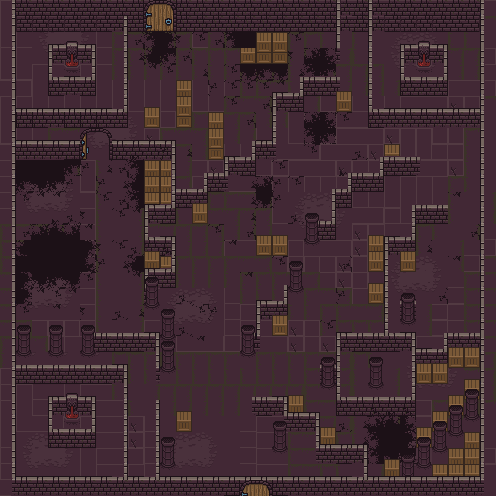

Rendered tile map (Tiled .tmx) drawn with the repository's tilesets; below, a short description and the map source with its tile grids summarised:
An orthogonal 31x31 tile map with 16x16 px tiles, 5 tile layers (Layout_idea, Floor, Floor_decor, Walls, ...), 3 tilesets.

<map version="1.4" tiledversion="1.4.2" orientation="orthogonal" renderorder="right-down" width="31" height="31" tilewidth="16" tileheight="16" infinite="0" nextlayerid="6" nextobjectid="1">
 <tileset firstgid="1" source="RR_level.tsx" />
 <tileset firstgid="842" source="0x72_16x16DungeonTileset_walls.v2.tsx" />
 <tileset firstgid="1098" source="0x72_16x16DungeonTileset.v4.tsx" />
 <layer id="1" name="Layout_idea" width="31" height="31">
  <data>[961 cells, 841 non-empty, 841 distinct tile ids]</data>
 </layer>
 <layer id="3" name="Floor" width="31" height="31">
  <data>[961 cells, 961 non-empty, 31 distinct tile ids]</data>
 </layer>
 <layer id="4" name="Floor_decor" width="31" height="31">
  <data>[961 cells, 222 non-empty, 27 distinct tile ids]</data>
 </layer>
 <layer id="2" name="Walls" width="31" height="31">
  <data>[961 cells, 473 non-empty, 30 distinct tile ids]</data>
 </layer>
 <layer id="5" name="Wall_decor" width="31" height="31">
  <data>[961 cells, 130 non-empty, 31 distinct tile ids]</data>
 </layer>
</map>
